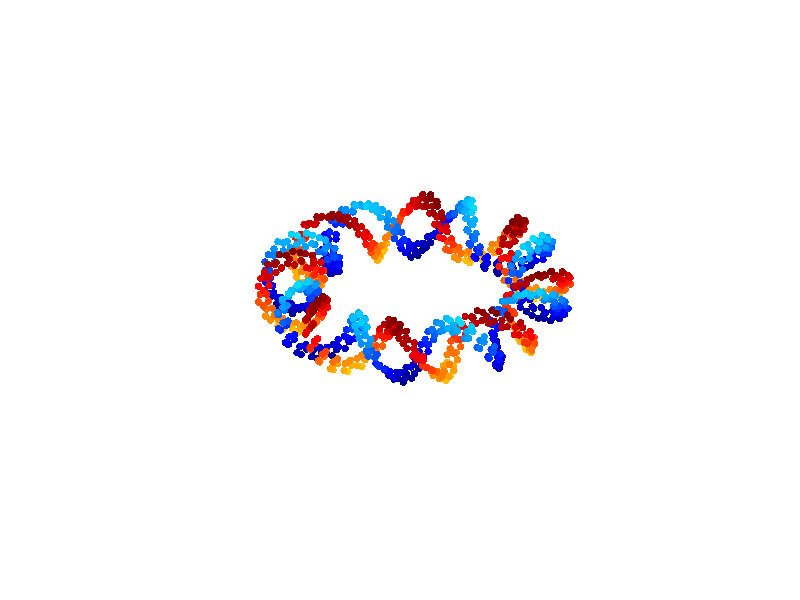

MATLAB code to generate this figure:




r_ring = 0.2;
R_ring = 1;
t = 0:0.02*pi:8*pi;
x1 = cos(t).*(r_ring*sin(8*t)+R_ring);
y1 = sin(t).*(r_ring*sin(8*t)+R_ring);
z1 = r_ring*cos(8*t);



r = 0.05;
theta = 0:0.4*pi:2*pi;
ring_x = r*cos(theta');
ring_y = r*sin(theta');

basic_ring = [ring_x,ring_y,zeros(length(theta),1)];

Points_B = [];

for i = 1:length(t)
    
    alpha_x = -R_ring*sin(t(i))+4*r_ring*cos(4*t(i));
    alpha_y =  R_ring*cos(t(i))-4*r_ring*sin(4*t(i));
    alpha_z = -4*r_ring*cos(4*t(i));
    
    alpha_x = alpha_x/sqrt(alpha_x^2+ alpha_y^2+alpha_z^2);
    alpha_y = alpha_y/sqrt(alpha_x^2+ alpha_y^2+alpha_z^2);
    alpha_z = alpha_z/sqrt(alpha_x^2+ alpha_y^2+alpha_z^2);
      
    A = [alpha_x, alpha_y, alpha_z];
    B = [0,0,1];
    v = cross(A,B);
    s = sqrt(v(1)^2+v(2)^2+v(3)^2);
    v_x = [0, -v(3),v(2);
           v(3),0,-v(1);
           -v(2),v(1),0];
    
    c = A*B';
    RM = eye(3)+v_x + v_x*v_x*(1-c)/s^2;

%      Rx = [1,0,0;
%       0,cos(alpha_x),-sin(alpha_x);
%       0,sin(alpha_x),cos(alpha_x)];
%   
% Ry = [cos(alpha_y),0,sin(alpha_y);
%       0,1,0;
%       -sin(alpha_y),0,cos(alpha_y)];
%   
% Rz = [cos(alpha_z),-sin(alpha_z),0;
%       sin(alpha_z),cos(alpha_z),0;
%       0,0,1];
%   
%   R = Rx*Ry*Rz;
    
    Points_B = [Points_B;basic_ring*RM+[x1(i),y1(i),z1(i)]];

end

alpha_z = 0.1*pi;

Rz = [cos(alpha_z),-sin(alpha_z),0;
      sin(alpha_z),cos(alpha_z),0;
      0,0,1];

Points_A = Points_B*Rz;

Points_TwoCurlySpiral_A = Points_A;
Points_TwoCurlySpiral_B = Points_B;

c_A = 0.2*(Points_A(:,3)-min(Points_A(:,3)))./(max(Points_A(:,3))-min(Points_A(:,3)));
c_B = 0.2*(Points_B(:,3)-min(Points_B(:,3)))./(max(Points_B(:,3))-min(Points_B(:,3)))+0.4

figure()

scatter3(Points_A(:,1),Points_A(:,2),Points_A(:,3),30,c_A, 'filled')
hold on
scatter3(Points_B(:,1),Points_B(:,2),Points_B(:,3),30,c_B, 'filled')

colormap('jet')
axis equal
axis off

%%
Test_TwoCurlySpirals_A = Points_A;
Test_TwoCurlySpirals_B = Points_B;


dlmwrite('Test_TwoCurlySpirals_A.txt', Test_TwoCurlySpirals_A, 'delimiter',' ')
dlmwrite('Test_TwoCurlySpirals_B.txt', Test_TwoCurlySpirals_B, 'delimiter',' ')
